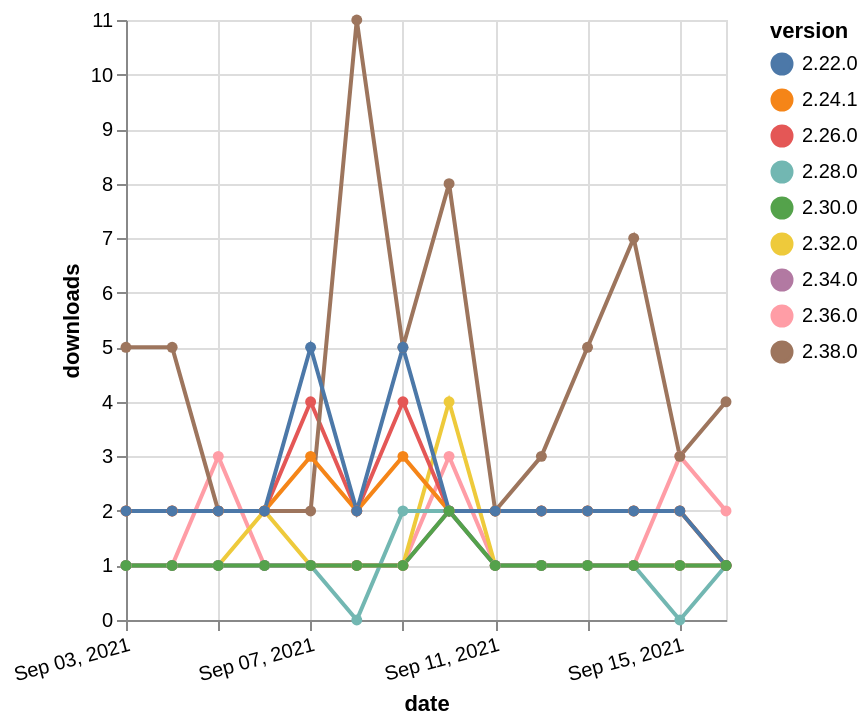

The Vega-Lite source for this figure:
### Vega-Lite specification from a JSON file in a GitHub repository (floating-point values rounded to 4 significant figures)
{"$schema": "https://vega.github.io/schema/vega-lite/v5.json", "description": "A simple bar chart with embedded data.", "data": {"values": [{"date": "2021-09-03", "total": 603, "delta": 1, "version": "2.36.0"}, {"date": "2021-09-04", "total": 604, "delta": 1, "version": "2.36.0"}, {"date": "2021-09-05", "total": 607, "delta": 3, "version": "2.36.0"}, {"date": "2021-09-06", "total": 608, "delta": 1, "version": "2.36.0"}, {"date": "2021-09-07", "total": 609, "delta": 1, "version": "2.36.0"}, {"date": "2021-09-08", "total": 610, "delta": 1, "version": "2.36.0"}, {"date": "2021-09-09", "total": 611, "delta": 1, "version": "2.36.0"}, {"date": "2021-09-10", "total": 614, "delta": 3, "version": "2.36.0"}, {"date": "2021-09-11", "total": 615, "delta": 1, "version": "2.36.0"}, {"date": "2021-09-12", "total": 616, "delta": 1, "version": "2.36.0"}, {"date": "2021-09-13", "total": 617, "delta": 1, "version": "2.36.0"}, {"date": "2021-09-14", "total": 618, "delta": 1, "version": "2.36.0"}, {"date": "2021-09-15", "total": 621, "delta": 3, "version": "2.36.0"}, {"date": "2021-09-16", "total": 623, "delta": 2, "version": "2.36.0"}, {"date": "2021-09-03", "total": 606, "delta": 1, "version": "2.32.0"}, {"date": "2021-09-04", "total": 607, "delta": 1, "version": "2.32.0"}, {"date": "2021-09-05", "total": 608, "delta": 1, "version": "2.32.0"}, {"date": "2021-09-06", "total": 610, "delta": 2, "version": "2.32.0"}, {"date": "2021-09-07", "total": 611, "delta": 1, "version": "2.32.0"}, {"date": "2021-09-08", "total": 612, "delta": 1, "version": "2.32.0"}, {"date": "2021-09-09", "total": 613, "delta": 1, "version": "2.32.0"}, {"date": "2021-09-10", "total": 617, "delta": 4, "version": "2.32.0"}, {"date": "2021-09-11", "total": 618, "delta": 1, "version": "2.32.0"}, {"date": "2021-09-12", "total": 619, "delta": 1, "version": "2.32.0"}, {"date": "2021-09-13", "total": 620, "delta": 1, "version": "2.32.0"}, {"date": "2021-09-14", "total": 621, "delta": 1, "version": "2.32.0"}, {"date": "2021-09-15", "total": 622, "delta": 1, "version": "2.32.0"}, {"date": "2021-09-16", "total": 623, "delta": 1, "version": "2.32.0"}, {"date": "2021-09-03", "total": 665, "delta": 1, "version": "2.28.0"}, {"date": "2021-09-04", "total": 666, "delta": 1, "version": "2.28.0"}, {"date": "2021-09-05", "total": 667, "delta": 1, "version": "2.28.0"}, {"date": "2021-09-06", "total": 668, "delta": 1, "version": "2.28.0"}, {"date": "2021-09-07", "total": 669, "delta": 1, "version": "2.28.0"}, {"date": "2021-09-08", "total": 669, "delta": 0, "version": "2.28.0"}, {"date": "2021-09-09", "total": 671, "delta": 2, "version": "2.28.0"}, {"date": "2021-09-10", "total": 673, "delta": 2, "version": "2.28.0"}, {"date": "2021-09-11", "total": 674, "delta": 1, "version": "2.28.0"}, {"date": "2021-09-12", "total": 675, "delta": 1, "version": "2.28.0"}, {"date": "2021-09-13", "total": 676, "delta": 1, "version": "2.28.0"}, {"date": "2021-09-14", "total": 677, "delta": 1, "version": "2.28.0"}, {"date": "2021-09-15", "total": 677, "delta": 0, "version": "2.28.0"}, {"date": "2021-09-16", "total": 678, "delta": 1, "version": "2.28.0"}, {"date": "2021-09-03", "total": 2625, "delta": 2, "version": "2.26.0"}, {"date": "2021-09-04", "total": 2627, "delta": 2, "version": "2.26.0"}, {"date": "2021-09-05", "total": 2629, "delta": 2, "version": "2.26.0"}, {"date": "2021-09-06", "total": 2631, "delta": 2, "version": "2.26.0"}, {"date": "2021-09-07", "total": 2635, "delta": 4, "version": "2.26.0"}, {"date": "2021-09-08", "total": 2637, "delta": 2, "version": "2.26.0"}, {"date": "2021-09-09", "total": 2641, "delta": 4, "version": "2.26.0"}, {"date": "2021-09-10", "total": 2643, "delta": 2, "version": "2.26.0"}, {"date": "2021-09-11", "total": 2645, "delta": 2, "version": "2.26.0"}, {"date": "2021-09-12", "total": 2647, "delta": 2, "version": "2.26.0"}, {"date": "2021-09-13", "total": 2649, "delta": 2, "version": "2.26.0"}, {"date": "2021-09-14", "total": 2651, "delta": 2, "version": "2.26.0"}, {"date": "2021-09-15", "total": 2653, "delta": 2, "version": "2.26.0"}, {"date": "2021-09-16", "total": 2654, "delta": 1, "version": "2.26.0"}, {"date": "2021-09-03", "total": 199, "delta": 5, "version": "2.38.0"}, {"date": "2021-09-04", "total": 204, "delta": 5, "version": "2.38.0"}, {"date": "2021-09-05", "total": 206, "delta": 2, "version": "2.38.0"}, {"date": "2021-09-06", "total": 208, "delta": 2, "version": "2.38.0"}, {"date": "2021-09-07", "total": 210, "delta": 2, "version": "2.38.0"}, {"date": "2021-09-08", "total": 221, "delta": 11, "version": "2.38.0"}, {"date": "2021-09-09", "total": 226, "delta": 5, "version": "2.38.0"}, {"date": "2021-09-10", "total": 234, "delta": 8, "version": "2.38.0"}, {"date": "2021-09-11", "total": 236, "delta": 2, "version": "2.38.0"}, {"date": "2021-09-12", "total": 239, "delta": 3, "version": "2.38.0"}, {"date": "2021-09-13", "total": 244, "delta": 5, "version": "2.38.0"}, {"date": "2021-09-14", "total": 251, "delta": 7, "version": "2.38.0"}, {"date": "2021-09-15", "total": 254, "delta": 3, "version": "2.38.0"}, {"date": "2021-09-16", "total": 258, "delta": 4, "version": "2.38.0"}, {"date": "2021-09-03", "total": 281, "delta": 1, "version": "2.34.0"}, {"date": "2021-09-04", "total": 282, "delta": 1, "version": "2.34.0"}, {"date": "2021-09-05", "total": 283, "delta": 1, "version": "2.34.0"}, {"date": "2021-09-06", "total": 284, "delta": 1, "version": "2.34.0"}, {"date": "2021-09-07", "total": 285, "delta": 1, "version": "2.34.0"}, {"date": "2021-09-08", "total": 286, "delta": 1, "version": "2.34.0"}, {"date": "2021-09-09", "total": 287, "delta": 1, "version": "2.34.0"}, {"date": "2021-09-10", "total": 289, "delta": 2, "version": "2.34.0"}, {"date": "2021-09-11", "total": 290, "delta": 1, "version": "2.34.0"}, {"date": "2021-09-12", "total": 291, "delta": 1, "version": "2.34.0"}, {"date": "2021-09-13", "total": 292, "delta": 1, "version": "2.34.0"}, {"date": "2021-09-14", "total": 293, "delta": 1, "version": "2.34.0"}, {"date": "2021-09-15", "total": 294, "delta": 1, "version": "2.34.0"}, {"date": "2021-09-16", "total": 295, "delta": 1, "version": "2.34.0"}, {"date": "2021-09-03", "total": 2772, "delta": 2, "version": "2.24.1"}, {"date": "2021-09-04", "total": 2774, "delta": 2, "version": "2.24.1"}, {"date": "2021-09-05", "total": 2776, "delta": 2, "version": "2.24.1"}, {"date": "2021-09-06", "total": 2778, "delta": 2, "version": "2.24.1"}, {"date": "2021-09-07", "total": 2781, "delta": 3, "version": "2.24.1"}, {"date": "2021-09-08", "total": 2783, "delta": 2, "version": "2.24.1"}, {"date": "2021-09-09", "total": 2786, "delta": 3, "version": "2.24.1"}, {"date": "2021-09-10", "total": 2788, "delta": 2, "version": "2.24.1"}, {"date": "2021-09-11", "total": 2790, "delta": 2, "version": "2.24.1"}, {"date": "2021-09-12", "total": 2792, "delta": 2, "version": "2.24.1"}, {"date": "2021-09-13", "total": 2794, "delta": 2, "version": "2.24.1"}, {"date": "2021-09-14", "total": 2796, "delta": 2, "version": "2.24.1"}, {"date": "2021-09-15", "total": 2798, "delta": 2, "version": "2.24.1"}, {"date": "2021-09-16", "total": 2799, "delta": 1, "version": "2.24.1"}, {"date": "2021-09-03", "total": 3634, "delta": 2, "version": "2.22.0"}, {"date": "2021-09-04", "total": 3636, "delta": 2, "version": "2.22.0"}, {"date": "2021-09-05", "total": 3638, "delta": 2, "version": "2.22.0"}, {"date": "2021-09-06", "total": 3640, "delta": 2, "version": "2.22.0"}, {"date": "2021-09-07", "total": 3645, "delta": 5, "version": "2.22.0"}, {"date": "2021-09-08", "total": 3647, "delta": 2, "version": "2.22.0"}, {"date": "2021-09-09", "total": 3652, "delta": 5, "version": "2.22.0"}, {"date": "2021-09-10", "total": 3654, "delta": 2, "version": "2.22.0"}, {"date": "2021-09-11", "total": 3656, "delta": 2, "version": "2.22.0"}, {"date": "2021-09-12", "total": 3658, "delta": 2, "version": "2.22.0"}, {"date": "2021-09-13", "total": 3660, "delta": 2, "version": "2.22.0"}, {"date": "2021-09-14", "total": 3662, "delta": 2, "version": "2.22.0"}, {"date": "2021-09-15", "total": 3664, "delta": 2, "version": "2.22.0"}, {"date": "2021-09-16", "total": 3665, "delta": 1, "version": "2.22.0"}, {"date": "2021-09-03", "total": 318, "delta": 1, "version": "2.30.0"}, {"date": "2021-09-04", "total": 319, "delta": 1, "version": "2.30.0"}, {"date": "2021-09-05", "total": 320, "delta": 1, "version": "2.30.0"}, {"date": "2021-09-06", "total": 321, "delta": 1, "version": "2.30.0"}, {"date": "2021-09-07", "total": 322, "delta": 1, "version": "2.30.0"}, {"date": "2021-09-08", "total": 323, "delta": 1, "version": "2.30.0"}, {"date": "2021-09-09", "total": 324, "delta": 1, "version": "2.30.0"}, {"date": "2021-09-10", "total": 326, "delta": 2, "version": "2.30.0"}, {"date": "2021-09-11", "total": 327, "delta": 1, "version": "2.30.0"}, {"date": "2021-09-12", "total": 328, "delta": 1, "version": "2.30.0"}, {"date": "2021-09-13", "total": 329, "delta": 1, "version": "2.30.0"}, {"date": "2021-09-14", "total": 330, "delta": 1, "version": "2.30.0"}, {"date": "2021-09-15", "total": 331, "delta": 1, "version": "2.30.0"}, {"date": "2021-09-16", "total": 332, "delta": 1, "version": "2.30.0"}]}, "width": "container", "mark": {"type": "line", "point": {"filled": true}}, "encoding": {"x": {"field": "date", "type": "temporal", "timeUnit": "yearmonthdate", "title": "date", "axis": {"labelAngle": -15}}, "y": {"field": "delta", "type": "quantitative", "title": "downloads"}, "color": {"field": "version", "type": "nominal"}, "tooltip": {"field": "delta"}}}
